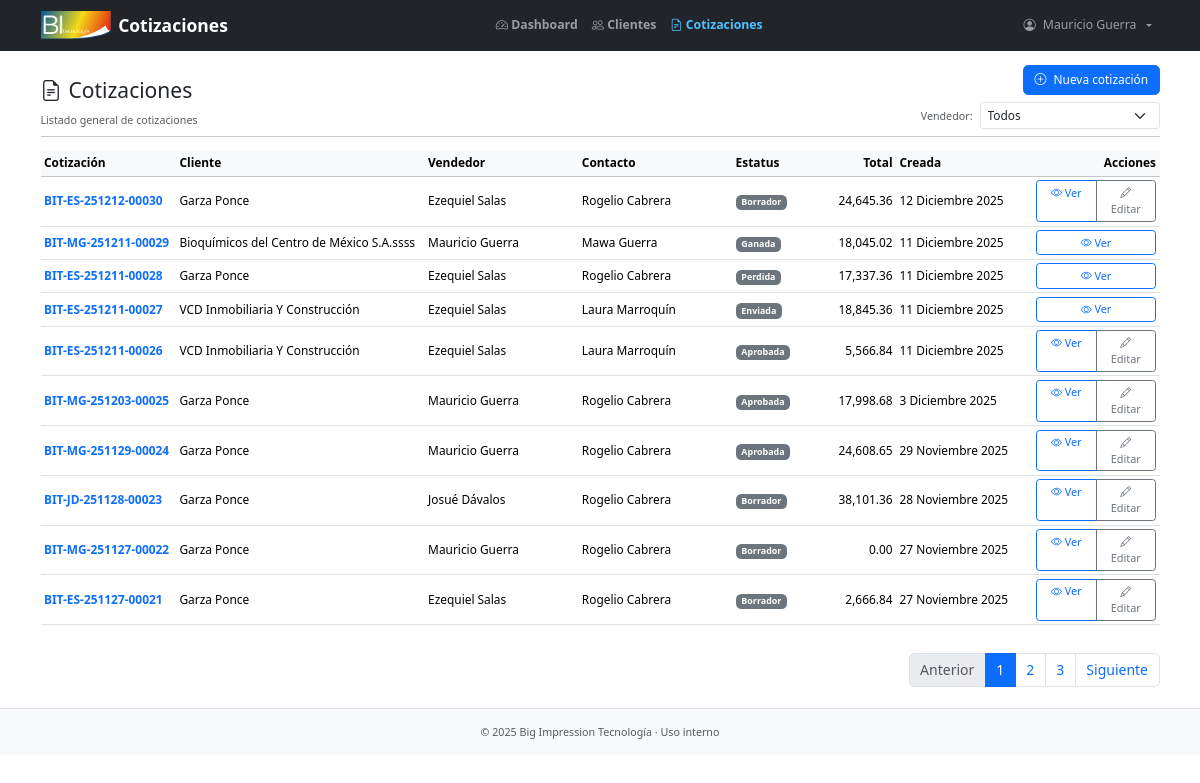
Page /list/ (signed in) on the earlier database version.
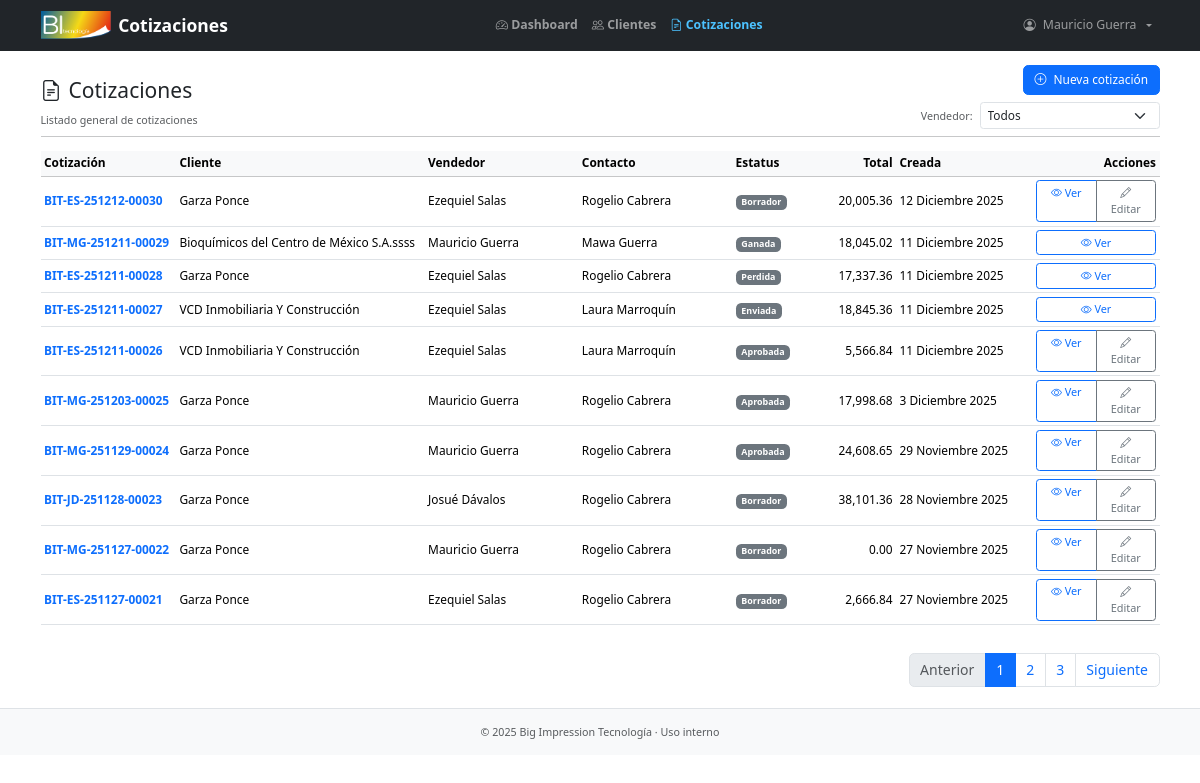
Same page on the later database version.
### quotes/models.py (models this page shows, shortened)
class Quote(models.Model):
    class Status(models.TextChoices):
        DRAFT = "DFT", "Borrador"
        PENDING_APPROVAL = "RVW", "Aprobación pendiente"
        APPROVED = "APP", "Aprobada"
        SENT = "SNT", "Enviada"
        WON = "WON", "Ganada"
        LOST = "LST", "Perdida"
        EXPIRED = "EXP", "Expirada"
    class PaymentTerms(models.TextChoices):
        CASH = "CSH", "Contado"
        N7 = "N07", "Crédito 7 días"
        N15 = "N15", "Crédito 15 días"
        N30 = "N30", "Crédito 30 días"
        N60 = "N60", "Crédito 60 días"
        N90 = "N90", "Crédito 90 días"
    quote_id = models.CharField(max_length=19, unique=True, blank=True, null=True, verbose_name="Cotización")
    customer = models.ForeignKey(Customer, on_delete=models.PROTECT, verbose_name="Cliente", related_name="customer_quotes")
    contact = models.ForeignKey(Contact, on_delete=models.PROTECT, related_name="contact_quotes", verbose_name="Contacto")
    user = models.ForeignKey(settings.AUTH_USER_MODEL, on_delete=models.PROTECT, related_name="user_quotes", verbose_name="Usuario")
    status = models.CharField(max_length=3, choices=Status.choices, default=Status.DRAFT, verbose_name="Estatus")
    payment_terms = models.CharField(max_length=3, choices=PaymentTerms.choices, default=PaymentTerms.CASH, verbose_name="Términos de pago")
    valid_until = models.DateField(verbose_name="Válida hasta", blank=True, null=True)
    is_active = models.BooleanField(default=True, verbose_name="Activa")
    created = models.DateTimeField(auto_now_add=True)
    updated = models.DateTimeField(auto_now=True)
    created_by = models.ForeignKey(settings.AUTH_USER_MODEL, on_delete=models.PROTECT, null=True, related_name="created_quotes", verbose_name="Creado por")
    updated_by = models.ForeignKey(settings.AUTH_USER_MODEL, on_delete=models.PROTECT, null=True, related_name="updated_quotes", verbose_name="Modificado por")
    approved_by = models.ForeignKey(settings.AUTH_USER_MODEL, on_delete=models.PROTECT, null=True, blank=True, related_name="approved_quotes", verbose_name="Aprobada por")
    approved_at = models.DateTimeField(blank=True, null=True, verbose_name="Fecha de aprobación")
    sent_by = models.ForeignKey(settings.AUTH_USER_MODEL, on_delete=models.PROTECT, null=True, blank=True, related_name="sent_quotes", verbose_name="Enviada por")
    sent_at = models.DateTimeField(blank=True, null=True, verbose_name="Fecha de envío")
    won_by = models.ForeignKey(settings.AUTH_USER_MODEL, on_delete=models.PROTECT, null=True, blank=True, related_name="won_quotes", verbose_name="Ganada por")
    won_at = models.DateTimeField(blank=True, null=True, verbose_name="Fecha de cierre")
    lost_by = models.ForeignKey(settings.AUTH_USER_MODEL, on_delete=models.PROTECT, null=True, blank=True, related_name="lost_quotes", verbose_name="Perdida por")
    lost_at = models.DateTimeField(blank=True, null=True, verbose_name="Fecha de pérdida")
    lost_reason = models.CharField(max_length=100, blank=True, null=True, verbose_name="Razón de pérdida")
    class Meta:
        ordering = ["-created"]
        indexes = [
            models.Index(fields=["status", "created"]),
            models.Index(fields=["user", "created"]),
            models.Index(fields=["is_active"]),
        ]
        verbose_name = "Cotización"
        verbose_name_plural = "Cotizaciones"
        get_latest_by = "created"
    @property
    def can_edit(self):
        return self.status in {
            self.Status.DRAFT,
            self.Status.APPROVED,
            self.Status.PENDING_APPROVAL,
        }
    @property
    def get_subtotal(self) -> Decimal:
        lines = self.quote_lines.all()
        return sum((line.gross_total for line in lines), Decimal("0.00"))
    @property
    def get_discount(self) -> Decimal:
        lines = self.quote_lines.all()
        return sum((line.discount_value for line in lines), Decimal("0.00"))
    @property
    def net_subtotal(self) -> Decimal:
        return self.get_subtotal - self.get_discount
    @property
    def get_tax(self) -> Decimal:
        return (self.net_subtotal * Decimal(0.16)).quantize(Decimal("0.01"), rounding=ROUND_HALF_UP)
    @property
    def total(self) -> Decimal:
        return self.get_subtotal - self.get_discount + self.get_tax

class QuoteLine(models.Model):
    class Discount(models.IntegerChoices):
        DISC0 = 0, "0%"
        DISC3 = 3, "3%"
        DISC5 = 5, "5%"
        DISC7 = 7, "7%"
        DISC10 = 10, "10%"
        DISC15 = 15, "15%"
        DISC50 = 50, "50%"
        DISC100 = 100, "100%"
    quote = models.ForeignKey(Quote, on_delete=models.CASCADE, related_name="quote_lines")
    section = models.ForeignKey(QuoteSection, on_delete=models.SET_NULL, blank=True, null=True, related_name="section_lines", verbose_name="Sección")
    product = models.ForeignKey(Product, on_delete=models.PROTECT, related_name="product_quoted_lines", verbose_name="Número de parte")
    description = models.CharField(max_length=200, blank=True, verbose_name="Descripción")
    quantity = models.PositiveIntegerField(default=1, validators=[MinValueValidator(1)], verbose_name="Cantidad")
    unit_price = models.DecimalField(max_digits=12, validators=[MinValueValidator(0)], decimal_places=2, verbose_name="Precio unitario")
    discount = models.PositiveSmallIntegerField(choices=Discount.choices, default=Discount.DISC0, blank=False, null=False, verbose_name="Descuento")
    delivery_time = models.PositiveSmallIntegerField(default=0, validators=[MinValueValidator(0)], verbose_name="Tiempo de entrega", help_text="Tiempo en días hábiles")
    class Meta:
        verbose_name = "Línea de cotización"
        verbose_name_plural = "Líneas de cotización"
        ordering = ["section_id", "id"]
        indexes = [
            models.Index(fields=["quote"]),
            models.Index(fields=["section"]),
            models.Index(fields=["product"]),
            models.Index(fields=["discount"]),
        ]
    @property
    def gross_total(self) -> Decimal:
        return (Decimal(self.quantity) * (self.unit_price or Decimal("0.00"))).quantize(Decimal("0.01"), rounding=ROUND_HALF_UP)
    @property
    def discount_value(self) -> Decimal:
        pct = Decimal(self.discount or 0) / Decimal("100")
        return (self.gross_total * pct).quantize(Decimal("0.01"), rounding=ROUND_HALF_UP)

### customers/models.py (models this page shows, shortened)
class Customer(models.Model):
    class Meta:
        verbose_name = "Cliente"
        verbose_name_plural = "Clientes"
        ordering = ["name"]
        indexes = [
            models.Index(fields=["assigned_to"]),
        ]
    rfc_validator = RegexValidator(
        regex=r"^([A-Za-zÑñ\x26]{3,4}([0-9]{2})(0[1-9]|1[0-2])(0[1-9]|1[0-9]|2[0-9]|3[0-1]))([A-Za-z\d]{3})?$",
        message="El RFC no tiene un formato válido"
    )
    name = models.CharField(max_length=100, unique=True, verbose_name="Cliente")
    slug = models.SlugField(max_length=100, unique=True)
    rfc = models.CharField(max_length=13, validators=[rfc_validator], unique=True, null=True, blank=True)
    assigned_to = models.ForeignKey(settings.AUTH_USER_MODEL, on_delete=models.SET_NULL, null=True, blank=True, verbose_name="Vendedor", related_name="assigned_customers")
    created = models.DateTimeField(auto_now_add=True)
    updated = models.DateTimeField(auto_now=True)
    created_by = models.ForeignKey(settings.AUTH_USER_MODEL, on_delete=models.PROTECT, null=True, related_name="created_customers", verbose_name="Creado por")
    updated_by = models.ForeignKey(settings.AUTH_USER_MODEL, on_delete=models.PROTECT, null=True, related_name="updated_customers", verbose_name="Modificado por")

class Contact(models.Model):
    class Meta:
        verbose_name = "Contacto"
        verbose_name_plural = "Contactos"
        ordering = ["first_name", "last_name"]
        indexes = [
            models.Index(fields=["first_name", "last_name"]),
            models.Index(fields=["customer"]),
        ]
    phone_validator = RegexValidator(
        regex=r"^\d{10}$",
        message="El número de teléfono debe tener exactamente 10 dígitos numéricos."
    )
    extension_validator = RegexValidator(
        regex=r"^(?!0+$)(?:\d{1,5})?$",
        message="La extensión debe ser de 1 a 5 dígitos. No puede ser 0's"
    )
    first_name = models.CharField(max_length=30, verbose_name="Nombre")
    last_name = models.CharField(max_length=30, verbose_name="Apellido")
    title = models.CharField(max_length=30, blank=True, null=True, verbose_name="Puesto")
    phone = models.CharField(max_length=10, validators=[phone_validator], blank=True, null=True, verbose_name="Teléfono oficina")
    phone_extension = models.CharField(max_length=5, validators=[extension_validator], blank=True, null=True, verbose_name="Extensión")
    cel_phone = models.CharField(max_length=10, validators=[phone_validator], blank=True, null=True, verbose_name="Teléfono celular")
    email = models.EmailField(unique=True)
    customer = models.ForeignKey(Customer, on_delete=models.CASCADE, related_name="contacts")
    is_active = models.BooleanField(default=True, verbose_name="Activo")
    created = models.DateTimeField(auto_now_add=True)
    updated = models.DateTimeField(auto_now=True)
    created_by = models.ForeignKey(settings.AUTH_USER_MODEL, on_delete=models.PROTECT, null=True, related_name="created_contacts")
    updated_by = models.ForeignKey(settings.AUTH_USER_MODEL, on_delete=models.PROTECT, null=True, related_name="updated_contacts")

### users/models.py (models this page shows)
class CustomUser(AbstractUser):
    def __str__(self):
        return (self.get_full_name() or self.username).strip()

### quotes/views.py (the view)
# urls.py: path("list/", views.QuoteListView.as_view(), name="quote_list"),
class QuoteListView(LoginRequiredMixin, ListView):
    model = Quote
    template_name = "quotes/quotes_list.html"
    context_object_name = "quotes"
    ordering = "-created"
    paginate_by = 10
    def get_queryset(self):
        queryset = super().get_queryset()
        slug = self.kwargs.get("slug")
        if slug:
            queryset = queryset.filter(customer__slug=slug)
        user = self.request.user
        if not (user.profile.is_csr or user.profile.is_manager):
            queryset = queryset.filter(user=user)
        selected_user_id = self.request.GET.get("user")
        if selected_user_id and (user.profile.is_csr or user.profile.is_manager):
            queryset = queryset.filter(user__id=selected_user_id)
        return queryset
    def get_context_data(self, **kwargs):
        context = super().get_context_data(**kwargs)
        context["users"] = CustomUser.objects.all()
        context["can_see_all_quotes"] = self.request.user.profile.is_csr or self.request.user.profile.is_manager
        context["selected_user_id"] = self.request.GET.get("user") or ""
        context["slug"] = self.kwargs.get("slug")
        return context
    def paginate_queryset(self, queryset, page_size):
        paginator = self.get_paginator(queryset, page_size)
        page = self.request.GET.get(self.page_kwarg, 1)
        page_obj = paginator.get_page(page)
        return paginator, page_obj, page_obj.object_list, page_obj.has_other_pages()

### users/models.py (called while the page is built)
    @property
    def is_csr(self):
        return self.role == self.Role.CSR

    @property
    def is_manager(self):
        print(self.role == self.Role.MANAGER)
        return self.role == self.Role.MANAGER

### quotes/templates/quotes/quotes_list.html (shortened to what the changed rows need)
{% extends "base.html" %}
{% load humanize %}
{% block content_header %}
    <div class="d-flex align-items-end justify-content-between mt-3 mb-2">
        <div>
            <h1 class="h4 mb-2 d-flex align-items-center gap-2">
                <i class="bi bi-file-earmark-text"></i> Cotizaciones
            </h1>
        </div>
    </div>
{% endblock content_header %}
{% block content %}
    {% if quotes %}
        <div class="table-responsive">
            <table class="table table-hover table-sm align-middle">
                <thead class="table-light">
                    <tr>
                        <th style="min-width:130px;">Cotización</th>
                        <th>Cliente</th>
                        {% if can_see_all_quotes %}
                            <th style="min-width:150px;">Vendedor</th>
                        {% endif %}
                        <th style="min-width:150px;">Contacto</th>
                        <th style="min-width:80px;">Estatus</th>
                        <th class="text-end" style="min-width:80px;">Total</th>
                        <th style="min-width:130px;">Creada</th>
                        <th class="text-end" style="min-width:60px;">Acciones</th>
                    </tr>
                </thead>
                <tbody>
                    {% for q in quotes %}
                        <tr>
                            <td class="fw-semibold">
                                <a class="text-decoration-none"
                                   href="{% url 'quotes:quote_detail' q.id %}">
                                    {{ q.quote_id|default:q.id }}
                                </a>
                            </td>
                            <td>{{ q.customer.name }}</td>
                            {% if can_see_all_quotes %}
                                <td>
                                    {% if q.user %}
                                        {{ q.user.get_full_name|default:q.user.username }}
                                    {% else %}
                                        <span class="text-muted">—</span>
                                    {% endif %}
                                </td>
                            {% endif %}
                            <td>
                                {% if q.contact %}
                                    {{ q.contact.first_name }} {{ q.contact.last_name }}
                                {% else %}
                                    <span class="text-muted">—</span>
                                {% endif %}
                            </td>
                            <td>
                                <span class="badge text-bg-secondary">
                                    {{ q.get_status_display }}
                                </span>
                            </td>
                            <td class="text-end">
                                {{ q.total|floatformat:2|intcomma }}
                            </td>
                            <td>
                                {{ q.created|date:"j F Y" }}
                            </td>
                            <td class="text-end">
                                <div class="d-flex justify-content-end">
                                    {% if q.can_edit %}
                                        <div class="btn-group" role="group" style="min-width: 120px;">
                                            <a href="{% url 'quotes:quote_detail' q.id %}"
                                            class="btn btn-sm btn-outline-primary w-50">
                                                <i class="bi bi-eye"></i> Ver
                                            </a>
                                            <a href="{% url 'quotes:quote_edit' q.id %}"
                                            class="btn btn-sm btn-outline-secondary w-50">
                                                <i class="bi bi-pencil"></i> Editar
                                            </a>
                                        </div>
                                    {% else %}
                                        <a href="{% url 'quotes:quote_detail' q.id %}"
                                        class="btn btn-sm btn-outline-primary"
                                        style="min-width: 120px;">
                                            <i class="bi bi-eye"></i> Ver
                                        </a>
                                    {% endif %}
                                </div>
                            </td>
                        </tr>
                    {% endfor %}
                </tbody>
            </table>
        </div>
    {% endif %}
{% endblock content %}

Differences in the rows shown:
changed Quote "BIT-ES-251212-00030": total "24,645.36" → "20,005.36"
